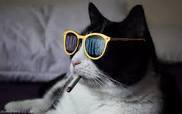
#> input picture code/cat_11.gif, 182 x 114 px, given as the content of the folder /home/student-04-c54265e77edc/images/, which was not available
$ python convert_tiff_to_jpeg.py
#> lines starting #> are read from the running program, lines starting #| are printed output that depends on the picture; pictures that were not available may be replaced by others from this repository, and a replacement may not be noted
#!/usr/bin/env python3

from PIL import Image
import os

directory_path = "/home/student-04-c54265e77edc/images/"
filenames = os.listdir(directory_path)

for filename in filenames:
    file_path = os.path.join(directory_path,filename)
    print(file_path)
    if filename.startswith("."):
        continue
    img = Image.open(file_path)
#> img is the input picture: PIL image 182x114 RGB; mean R, G, B 85.3, 83.7, 86.6
    img = img.convert('RGB')
    f, e = os.path.splitext(filename)
    print("f ", f, "e ", e)
    new_file_name = "/opt/icons/" + f + ".jpg"
    print("new_file_name ", new_file_name)
    #new_file_name = replace(filename, ".
    new_img = img.rotate(90)
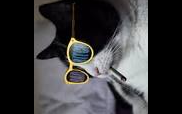
#> new_img: PIL image 182x114 RGB; mean R, G, B 59.5, 59.2, 60.8
    new_img_1 = img.resize((128,128))
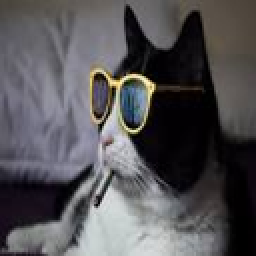
#> new_img_1: PIL image 128x128 RGB (shown 2 times larger); mean R, G, B 85.3, 83.7, 86.7
    #new_img_1.save(new_file_name, format='JPEG')
    new_img_1.save(new_file_name)
    #img.rotate(90).resize((128,128)).save("/opt/icons/new_file_name")
    #img.rotate(90).resize((128,128)).save("/opt/icons/new_file_name")

$ run again, on code/cat_3.gif
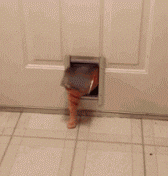
#> input picture code/cat_3.gif, 168 x 176 px, given as the content of the folder /home/student-04-c54265e77edc/images/, which was not available
#> img is the input picture: PIL image 168x176 P; mean R, G, B, A 181.7, 151.4, 127.3, 255
#> img: PIL image 168x176 RGB
#> `new_img = img.rotate(90)`:
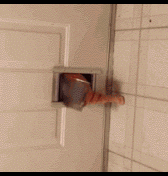
#> new_img: PIL image 168x176 RGB; mean R, G, B 172.6, 143.6, 120.5
#> `new_img_1 = img.resize((128,128))`:
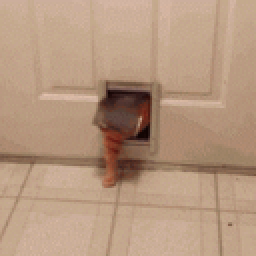
#> new_img_1: PIL image 128x128 RGB (shown 2 times larger); mean R, G, B 181.7, 151.4, 127.3

$ run again, on code/cat_33.jfif
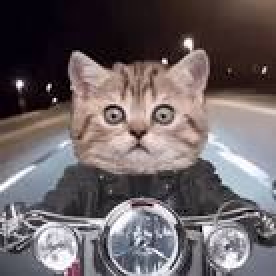
#> input picture code/cat_33.jfif, 138 x 138 px, given as the content of the folder /home/student-04-c54265e77edc/images/, which was not available (shown 2 times larger)
#> img is the input picture: PIL image 138x138 RGB; mean R, G, B 108.3, 99.2, 101.4
#> `new_img = img.rotate(90)`:
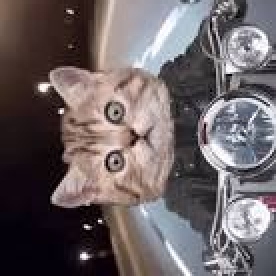
#> new_img: PIL image 138x138 RGB (shown 2 times larger); mean R, G, B 108.3, 99.2, 101.4
#> `new_img_1 = img.resize((128,128))`:
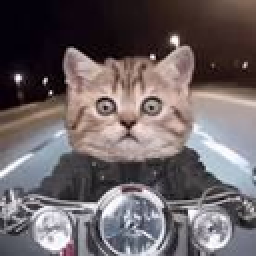
#> new_img_1: PIL image 128x128 RGB (shown 2 times larger); mean R, G, B 108.3, 99.2, 101.4
